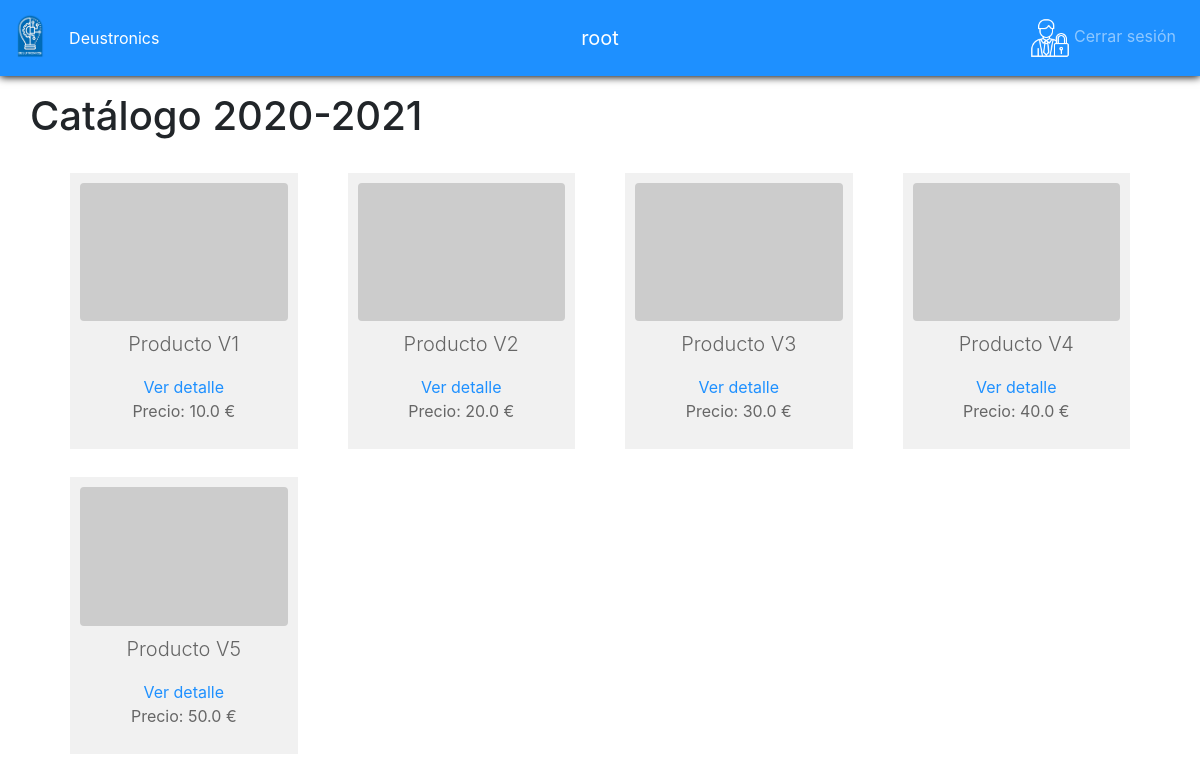
The page /catalogo/ (signed in) on the database as committed earlier.
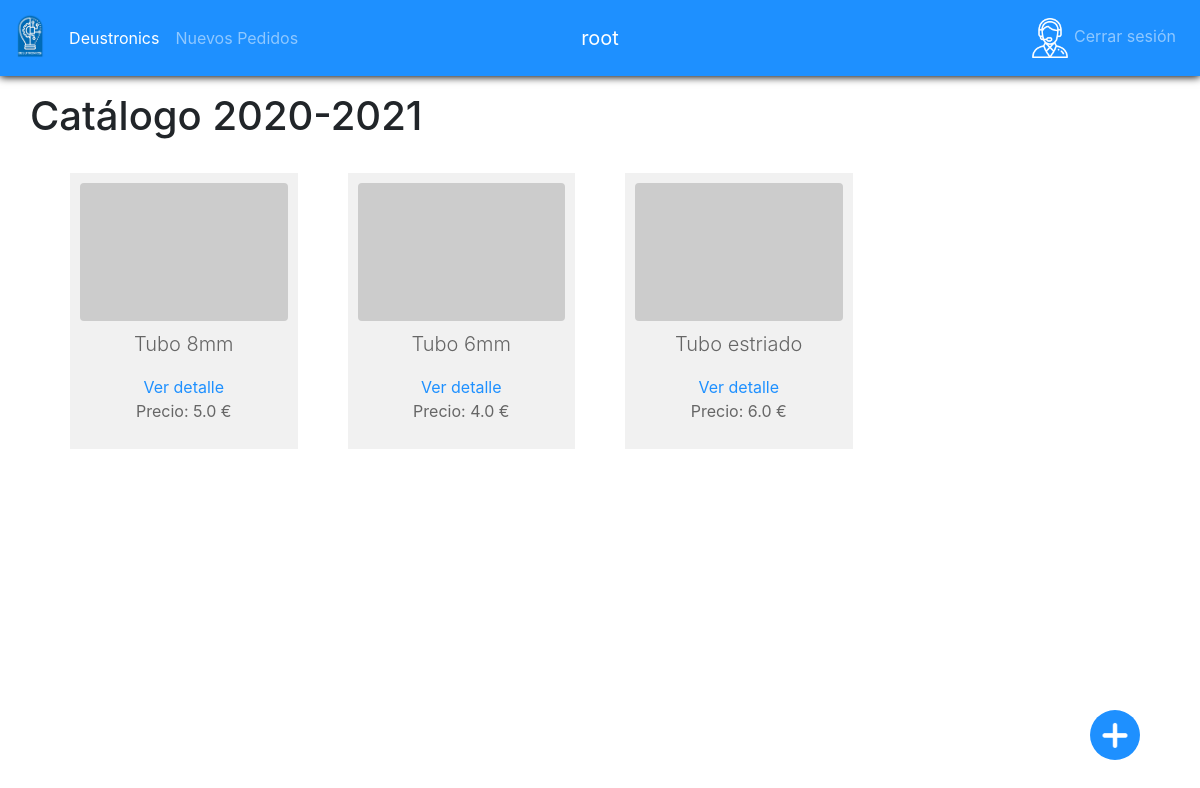
The same page on the database as committed later.
### app/models.py (models this page shows, shortened)
class Catalogo(models.Model):
    descripcion = models.CharField(max_length=250)
    nombre = models.CharField(max_length=100, default="NombreDefault")
    precio = models.FloatField(default = 0.0)

### app/views.py (the view)
# urls.py: path('catalogo/', login_required(views.CatalogoListView.as_view()), name='catalogo_lista'),
class CatalogoListView(View):
    def get(self, request, *args, **kwargs):
        context = {
            'catalogos': Catalogo.objects.all(),
            'urlBotonFlotante':reverse('catalogo_create')
        }
        return render(request, "catalogo_lista.html", context)

### app/templatetags/sesion_tags.py (called while the page is built)
@register.filter(name='has_group')
def has_group(user, group_name):
    return user.groups.filter(name=group_name).exists()

### app/templates/catalogo_lista.html (shortened to what this page needs)
{%extends 'base.html'%} {% block content%}
{% load sesion_tags %}
<h1>
  Catálogo 2020-2021
</h1>
<div class="container">
  <div class="row">
    <div class="MultiCarousel" data-items="1,3,5,6" data-slide="1" id="MultiCarousel" data-interval="1000">
      <div class="MultiCarousel-inner">
        {%for catalogo in catalogos%}
        <div class="item catalog-item mb-2 col-sm-3">
          <div class="pad15">
            <img src="https://dummyimage.com/600x400/000/fff" class="img-fluid rounded mx-auto d-block"
              alt="Imagen de catálogo" />
            <p class="lead mt-2">{{catalogo.nombre}}</p>
            <a href="{%url 'catalogo_detalle' catalogo.id %}"> Ver detalle</a>
            <p>Precio: {{catalogo.precio}} €</p>
          </div>
        </div>
        {%endfor%}
      </div>
    </div>
    {%endblock%}

### app/templates/base.html (shortened to what this page needs)
{%load static %} {% load sesion_tags %}
<!DOCTYPE html>
<html lang="en">
<head>
  <link rel="stylesheet" href="{% static 'main.css'%}" />
</head>
<body>
  {% block nav%}
  <nav class="navbar navbar-expand-md navbar-dark bg-primary mb-3" id="navbar">
    <div class="navbar-collapse collapse w-100 order-1 order-md-0 dual-collapse2">
      <a class="navbar-brand" href="{%url 'index' %}"><img src="{% static 'Desuto5.png' %}" alt="" id="logo" /></a>
      <ul class="navbar-nav mr-auto">
        <li class="nav-item active">
          <a class="nav-link" href="{%url 'index' %}">Deustronics</a>
        </li>
        {% if request.user|has_group:"OPERARIO" %}
        <li class="nav-item">
          <a class="nav-link" href="{% url 'mis_tareas'%}">Mis tareas</a>
        </li>
        {% elif request.user|has_group:"RESPONSABLE" %}
        <li class="nav-item">
          <a class="nav-link" href="{%url 'nuevos_pedidos' %}">Nuevos Pedidos</a>
        </li>
        {%endif%}
      </ul>
    </div>
    <div class="mx-auto order-0">
      <a class="navbar-brand mx-auto" href="#">{{user.get_username}}</a>
    </div>
    <div class="navbar-collapse collapse w-100 order-3 dual-collapse2">
      <ul class="navbar-nav ml-auto">
        <li class="nav-item">
          <a class="nav-link" href="{%url 'logout' %}">
            {% if request.user|has_group:"OPERARIO" %}
            <img class="user-type-icon" src="{%static 'icons/Operario.png'%}" alt="" />
            {% elif request.user|has_group:"CLIENTE" %}
            <img class="user-type-icon" src="{%static 'icons/Cliente.png'%}" alt="" />
            {% elif request.user|has_group:"RESPONSABLE" %}
            <img class="user-type-icon" src="{%static 'icons/Responsable.png'%}" alt="" />
            {%else%}
            <img class="user-type-icon" src="{%static 'icons/Admin.png'%}" alt="" />
            {%endif%}
            <span> Cerrar sesión </span></a>
        </li>
      </ul>
    </div>
  </nav>
  {%endblock%}
  <div class="container fill">
    <div class="row">
      {%block content %} {%endblock%}
    </div>
  </div>
  {%if urlBotonFlotante and request.user|has_group:"RESPONSABLE" %}
  <a id="botonFlotante" href="{{urlBotonFlotante}}">
    <div class="botonFlotantePadre">
      <span class="botonFlotanteHijo">
        <img id="iconoAñadir" src="{% static 'icons/ArturMas.png' %}" alt="Añadir" />
      </span>
    </div>
  </a>
  {%endif%}
</body>
</html>

Rows that differ between the two databases and show on the page:
removed Catalogo: nombre "Producto V1", precio "10.0"
removed Catalogo: nombre "Producto V2", precio "20.0"
removed Catalogo: nombre "Producto V3", precio "30.0"
removed Catalogo: nombre "Producto V4", precio "40.0"
removed Catalogo: nombre "Producto V5", precio "50.0"
added Catalogo: nombre "Tubo 8mm", precio "5.0"
added Catalogo: nombre "Tubo 6mm", precio "4.0"
added Catalogo: nombre "Tubo estriado", precio "6.0"
Other text that changed with them:
text now shown: "Nuevos Pedidos"
